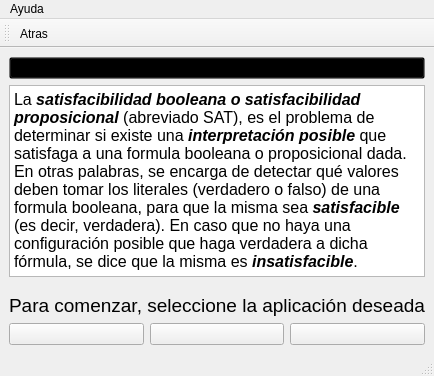
<?xml version="1.0" encoding="UTF-8"?>
<ui version="4.0">
 <class>MainWindow</class>
 <widget class="QMainWindow" name="MainWindow">
  <property name="geometry">
   <rect>
    <x>0</x>
    <y>0</y>
    <width>423</width>
    <height>376</height>
   </rect>
  </property>
  <property name="windowTitle">
   <string>SAT</string>
  </property>
  <property name="windowIcon">
   <iconset resource="iconos.qrc">
    <normaloff>:/iconos/iconoVentana.png</normaloff>:/iconos/iconoVentana.png</iconset>
  </property>
  <property name="styleSheet">
   <string notr="true">QMainWindow
{
	background-image: url(:/iconos/gradient7.png);
}
</string>
  </property>
  <widget class="QWidget" name="centralwidget">
   <layout class="QVBoxLayout" name="verticalLayout_2">
    <item>
     <widget class="QPushButton" name="botonImagen">
      <property name="styleSheet">
       <string notr="true">QPushButton
{
	background-color: transparent;
}</string>
      </property>
      <property name="text">
       <string/>
      </property>
     </widget>
    </item>
    <item alignment="Qt::AlignTop">
     <widget class="QTextBrowser" name="textBrowser">
      <property name="sizePolicy">
       <sizepolicy hsizetype="Preferred" vsizetype="Preferred">
        <horstretch>100</horstretch>
        <verstretch>100</verstretch>
       </sizepolicy>
      </property>
      <property name="html">
       <string>&lt;!DOCTYPE HTML PUBLIC &quot;-//W3C//DTD HTML 4.0//EN&quot; &quot;http://www.w3.org/TR/REC-html40/strict.dtd&quot;&gt;
&lt;html&gt;&lt;head&gt;&lt;meta name=&quot;qrichtext&quot; content=&quot;1&quot; /&gt;&lt;style type=&quot;text/css&quot;&gt;
p, li { white-space: pre-wrap; }
&lt;/style&gt;&lt;/head&gt;&lt;body style=&quot; font-family:'MS Shell Dlg 2'; font-size:8.25pt; font-weight:400; font-style:normal;&quot;&gt;
&lt;p style=&quot; margin-top:0px; margin-bottom:0px; margin-left:0px; margin-right:0px; -qt-block-indent:0; text-indent:0px;&quot;&gt;&lt;span style=&quot; font-size:12pt;&quot;&gt;La &lt;/span&gt;&lt;span style=&quot; font-size:12pt; font-weight:600; font-style:italic;&quot;&gt;satisfacibilidad booleana o satisfacibilidad proposicional&lt;/span&gt;&lt;span style=&quot; font-size:12pt;&quot;&gt; (abreviado SAT), es el problema de determinar si existe una &lt;/span&gt;&lt;span style=&quot; font-size:12pt; font-weight:600; font-style:italic;&quot;&gt;interpretación posible&lt;/span&gt;&lt;span style=&quot; font-size:12pt;&quot;&gt; que satisfaga a una formula booleana o proposicional dada. En otras palabras, se encarga de detectar qué valores deben tomar los literales (verdadero o falso) de una formula booleana, para que la misma sea &lt;/span&gt;&lt;span style=&quot; font-size:12pt; font-weight:600; font-style:italic;&quot;&gt;satisfacible &lt;/span&gt;&lt;span style=&quot; font-size:12pt;&quot;&gt;(es decir, verdadera). En caso que no haya una configuración posible que haga verdadera a dicha fórmula, se dice que la misma es &lt;/span&gt;&lt;span style=&quot; font-size:12pt; font-weight:600; font-style:italic;&quot;&gt;insatisfacible&lt;/span&gt;&lt;span style=&quot; font-size:12pt;&quot;&gt;.&lt;/span&gt;&lt;/p&gt;&lt;/body&gt;&lt;/html&gt;</string>
      </property>
     </widget>
    </item>
    <item>
     <widget class="QLabel" name="labelSeleccion">
      <property name="text">
       <string>&lt;html&gt;&lt;head/&gt;&lt;body&gt;&lt;p align=&quot;center&quot;&gt;&lt;span style=&quot; font-size:14pt;&quot;&gt;Para comenzar, seleccione la aplicación deseada&lt;/span&gt;&lt;/p&gt;&lt;/body&gt;&lt;/html&gt;</string>
      </property>
     </widget>
    </item>
    <item>
     <layout class="QVBoxLayout" name="verticalLayout">
      <item>
       <layout class="QHBoxLayout" name="horizontalLayout_2">
        <item>
         <widget class="QPushButton" name="botonColoreo">
          <property name="toolTip">
           <string>&lt;html&gt;&lt;head/&gt;&lt;body&gt;&lt;p&gt;Problema del coloreo de un grafo&lt;/p&gt;&lt;/body&gt;&lt;/html&gt;</string>
          </property>
          <property name="text">
           <string/>
          </property>
         </widget>
        </item>
        <item>
         <widget class="QPushButton" name="botonReinas">
          <property name="toolTip">
           <string>&lt;html&gt;&lt;head/&gt;&lt;body&gt;&lt;p&gt;Problema de las n-reinas&lt;/p&gt;&lt;/body&gt;&lt;/html&gt;</string>
          </property>
          <property name="autoFillBackground">
           <bool>false</bool>
          </property>
          <property name="styleSheet">
           <string notr="true"/>
          </property>
          <property name="text">
           <string/>
          </property>
         </widget>
        </item>
        <item>
         <widget class="QPushButton" name="botonHerramienta">
          <property name="toolTip">
           <string>&lt;html&gt;&lt;head/&gt;&lt;body&gt;&lt;p&gt;Herramienta&lt;/p&gt;&lt;/body&gt;&lt;/html&gt;</string>
          </property>
          <property name="text">
           <string/>
          </property>
         </widget>
        </item>
       </layout>
      </item>
     </layout>
    </item>
   </layout>
  </widget>
  <widget class="QMenuBar" name="menubar">
   <property name="geometry">
    <rect>
     <x>0</x>
     <y>0</y>
     <width>423</width>
     <height>21</height>
    </rect>
   </property>
   <widget class="QMenu" name="menuAyuda">
    <property name="title">
     <string>Ayuda</string>
    </property>
    <addaction name="action_Info"/>
   </widget>
   <addaction name="menuAyuda"/>
  </widget>
  <widget class="QToolBar" name="toolBar">
   <property name="windowTitle">
    <string>toolBar</string>
   </property>
   <attribute name="toolBarArea">
    <enum>TopToolBarArea</enum>
   </attribute>
   <attribute name="toolBarBreak">
    <bool>false</bool>
   </attribute>
   <addaction name="actionAtras"/>
  </widget>
  <widget class="QStatusBar" name="statusBar"/>
  <action name="action_Info">
   <property name="icon">
    <iconset resource="iconos.qrc">
     <normaloff>:/iconos/configuration12.png</normaloff>:/iconos/configuration12.png</iconset>
   </property>
   <property name="text">
    <string>¿Qué es SAT?</string>
   </property>
  </action>
  <action name="actionAtras">
   <property name="icon">
    <iconset resource="iconos.qrc">
     <normaloff>:/iconos/back28.png</normaloff>:/iconos/back28.png</iconset>
   </property>
   <property name="text">
    <string>Atras</string>
   </property>
  </action>
 </widget>
 <resources>
  <include location="iconos.qrc"/>
 </resources>
 <connections/>
</ui>
